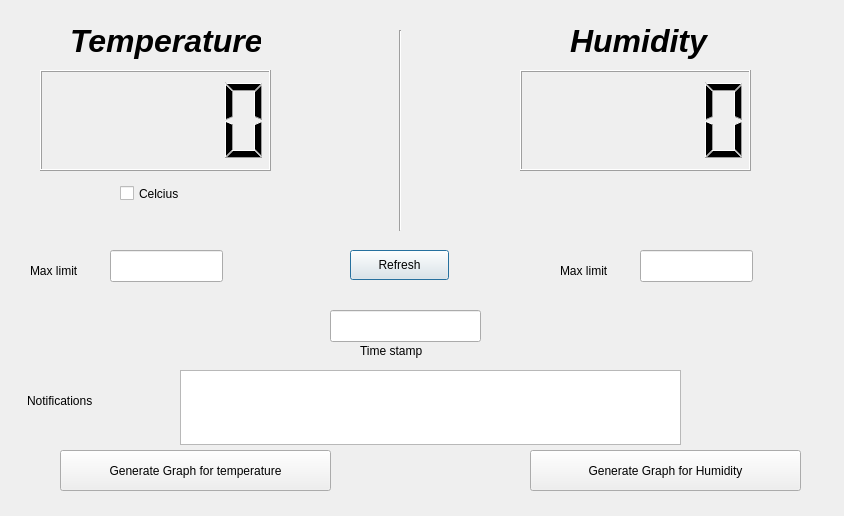
<?xml version="1.0" encoding="UTF-8"?>
<ui version="4.0">
 <class>Dialog</class>
 <widget class="QDialog" name="Dialog">
  <property name="geometry">
   <rect>
    <x>0</x>
    <y>0</y>
    <width>844</width>
    <height>516</height>
   </rect>
  </property>
  <property name="windowTitle">
   <string>Dialog</string>
  </property>
  <widget class="QLCDNumber" name="lcd_temp">
   <property name="geometry">
    <rect>
     <x>40</x>
     <y>70</y>
     <width>231</width>
     <height>101</height>
    </rect>
   </property>
  </widget>
  <widget class="QLabel" name="label_temp">
   <property name="geometry">
    <rect>
     <x>70</x>
     <y>20</y>
     <width>191</width>
     <height>41</height>
    </rect>
   </property>
   <property name="font">
    <font>
     <pointsize>24</pointsize>
     <weight>75</weight>
     <italic>true</italic>
     <bold>true</bold>
    </font>
   </property>
   <property name="text">
    <string>Temperature</string>
   </property>
  </widget>
  <widget class="QLCDNumber" name="lcd_humidity">
   <property name="geometry">
    <rect>
     <x>520</x>
     <y>70</y>
     <width>231</width>
     <height>101</height>
    </rect>
   </property>
  </widget>
  <widget class="QLabel" name="label_humidity">
   <property name="geometry">
    <rect>
     <x>570</x>
     <y>20</y>
     <width>191</width>
     <height>41</height>
    </rect>
   </property>
   <property name="font">
    <font>
     <pointsize>24</pointsize>
     <weight>75</weight>
     <italic>true</italic>
     <bold>true</bold>
    </font>
   </property>
   <property name="text">
    <string>Humidity</string>
   </property>
  </widget>
  <widget class="QLineEdit" name="lineEdit_ts">
   <property name="geometry">
    <rect>
     <x>330</x>
     <y>310</y>
     <width>151</width>
     <height>32</height>
    </rect>
   </property>
  </widget>
  <widget class="QLabel" name="label_ts">
   <property name="geometry">
    <rect>
     <x>360</x>
     <y>340</y>
     <width>101</width>
     <height>22</height>
    </rect>
   </property>
   <property name="text">
    <string>Time stamp</string>
   </property>
  </widget>
  <widget class="QPushButton" name="pushButton_refresh">
   <property name="geometry">
    <rect>
     <x>350</x>
     <y>250</y>
     <width>99</width>
     <height>30</height>
    </rect>
   </property>
   <property name="text">
    <string>Refresh</string>
   </property>
  </widget>
  <widget class="QPushButton" name="pushButton_tempgraph">
   <property name="geometry">
    <rect>
     <x>60</x>
     <y>450</y>
     <width>271</width>
     <height>41</height>
    </rect>
   </property>
   <property name="text">
    <string>Generate Graph for temperature</string>
   </property>
  </widget>
  <widget class="QPushButton" name="pushButton_humgraph">
   <property name="geometry">
    <rect>
     <x>530</x>
     <y>450</y>
     <width>271</width>
     <height>41</height>
    </rect>
   </property>
   <property name="text">
    <string>Generate Graph for Humidity</string>
   </property>
  </widget>
  <widget class="QLabel" name="label_4">
   <property name="geometry">
    <rect>
     <x>30</x>
     <y>260</y>
     <width>68</width>
     <height>22</height>
    </rect>
   </property>
   <property name="text">
    <string>Max limit</string>
   </property>
  </widget>
  <widget class="QLabel" name="label_5">
   <property name="geometry">
    <rect>
     <x>560</x>
     <y>260</y>
     <width>68</width>
     <height>22</height>
    </rect>
   </property>
   <property name="text">
    <string>Max limit</string>
   </property>
  </widget>
  <widget class="Line" name="line">
   <property name="geometry">
    <rect>
     <x>390</x>
     <y>30</y>
     <width>20</width>
     <height>201</height>
    </rect>
   </property>
   <property name="orientation">
    <enum>Qt::Vertical</enum>
   </property>
  </widget>
  <widget class="QCheckBox" name="checkBox_temp">
   <property name="geometry">
    <rect>
     <x>120</x>
     <y>180</y>
     <width>101</width>
     <height>27</height>
    </rect>
   </property>
   <property name="text">
    <string>Celcius</string>
   </property>
  </widget>
  <widget class="QLineEdit" name="lineedit_maxtemp">
   <property name="geometry">
    <rect>
     <x>110</x>
     <y>250</y>
     <width>113</width>
     <height>32</height>
    </rect>
   </property>
  </widget>
  <widget class="QLineEdit" name="lineedit_maxhum">
   <property name="geometry">
    <rect>
     <x>640</x>
     <y>250</y>
     <width>113</width>
     <height>32</height>
    </rect>
   </property>
  </widget>
  <widget class="QTextEdit" name="alarm">
   <property name="geometry">
    <rect>
     <x>180</x>
     <y>370</y>
     <width>501</width>
     <height>75</height>
    </rect>
   </property>
  </widget>
  <widget class="QLabel" name="label">
   <property name="geometry">
    <rect>
     <x>27</x>
     <y>390</y>
     <width>111</width>
     <height>22</height>
    </rect>
   </property>
   <property name="text">
    <string>Notifications</string>
   </property>
  </widget>
 </widget>
 <resources/>
 <connections/>
</ui>
